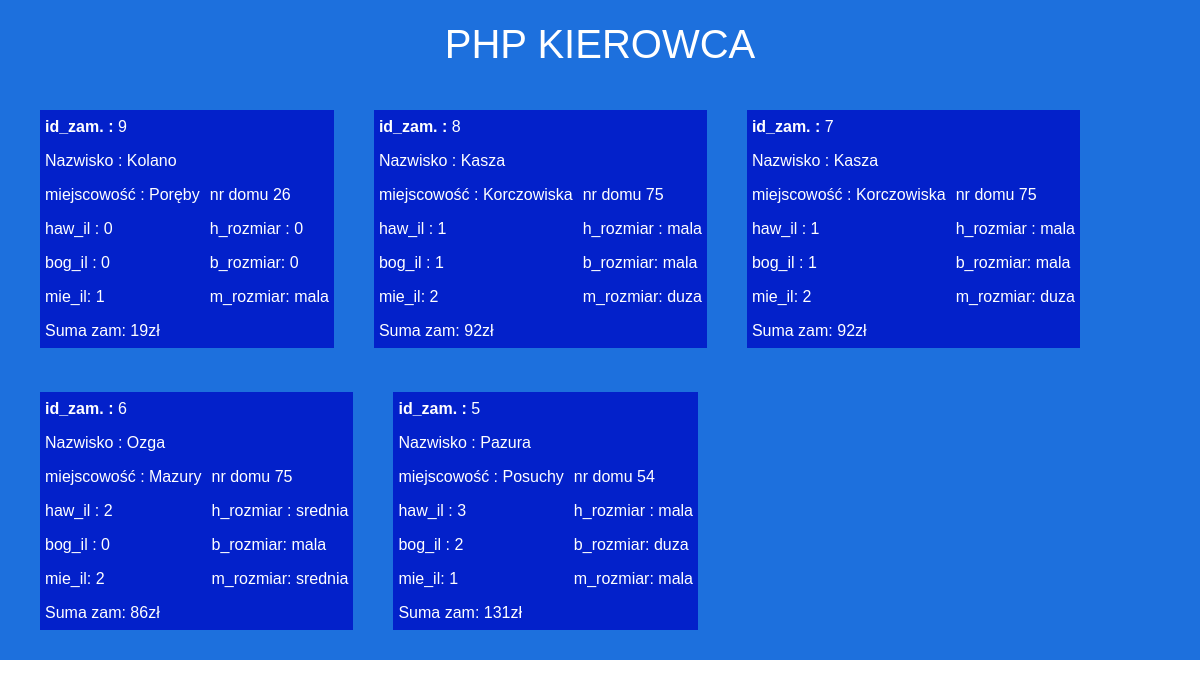
The app's page /kierowca1.php with its own data.
### tables this page shows
CREATE TABLE `zamowienia` (
  `id_zamowienia` int(11) NOT NULL,
  `id_pracownicy` int(11) NOT NULL,
  `id_kierowcy` int(11) NOT NULL,
  `metoda_platnosci` varchar(15) NOT NULL,
  `data` date NOT NULL
);

CREATE TABLE `klienci` (
  `id_zamowienia` int(11) NOT NULL,
  `imie` varchar(20) NOT NULL,
  `nazwisko` varchar(20) NOT NULL,
  `miejscowosc` varchar(25) NOT NULL,
  `nr_domu` int(11) NOT NULL
);

CREATE TABLE `wartosc` (
  `id_zamowienia` int(11) NOT NULL,
  `hawajska` int(11) NOT NULL,
  `h_wielkosc` varchar(10) NOT NULL,
  `bogacz` int(11) NOT NULL,
  `b_wielkosc` varchar(10) NOT NULL,
  `miesna` int(11) NOT NULL,
  `m_wielkosc` varchar(10) NOT NULL,
  `ilosc` int(11) NOT NULL,
  `cena` int(11) NOT NULL,
  `data` datetime NOT NULL
);

### kierowca1.php (the view, shortened to what this page needs)
<!DOCTYPE html>
<html lang="pl">
<head>
    <link rel="stylesheet" href="bcss/bootstrap.min.css">
    <link rel="stylesheet" href="css/style.css">
</head>
<body>
    <section class="adminphp">
    <div class="header">
    <h1>
        PHP KIEROWCA
    </h1>
    <?php
$p=mysqli_connect('localhost','root','','pizzacms2');
$sql = "SELECT `zamowienia`.`id_zamowienia`, `klienci`.`nazwisko`, `klienci`.`miejscowosc`, `klienci`.`nr_domu`, `wartosc`.`hawajska`, `wartosc`.`h_wielkosc`, `wartosc`.`bogacz`, `wartosc`.`b_wielkosc`, `wartosc`.`miesna`, `wartosc`.`m_wielkosc`, `wartosc`.`cena` FROM `zamowienia` INNER JOIN `wartosc` ON `zamowienia`.`id_zamowienia` = `wartosc`.`id_zamowienia` INNER JOIN `klienci` ON `zamowienia`.`id_zamowienia`=`klienci`.`id_zamowienia` ORDER BY `id_zamowienia` DESC LIMIT 5";
$result = mysqli_query($p,$sql);
if (mysqli_num_rows($result)) {
   while($row = $result->fetch_assoc())
    {
        echo "
        <section class='section-admin'>
            <div class='admin'>
                <table>
                <tr>
                    <td> <b> id_zam. : </b>" . $row["id_zamowienia"]." </td>
                </tr>
                <tr>
                    <td>Nazwisko : " . $row["nazwisko"]." </td>
                </tr>
                <tr>
                    <td>miejscowość : " . $row["miejscowosc"]." </td>
                    <td>nr domu " . $row["nr_domu"]." </td>
                </tr>
                <tr>
                    <td>haw_il : " . $row["hawajska"]." </td>
                    <td>h_rozmiar : " . $row["h_wielkosc"]." </td>
                </tr>
                <tr>
                    <td>bog_il : " . $row["bogacz"]." </td>
                    <td>b_rozmiar: " . $row["b_wielkosc"]." </td>
                </tr>
                <tr>
                    <td> mie_il: " . $row["miesna"]." </td>
                    <td>m_rozmiar: " . $row["m_wielkosc"]." </td>
                </tr>
                <tr>
                    <td>Suma zam: " . $row["cena"]."zł </td>
                    </br>
                </tr>
                </table>
            </div>
        </section>";
    }
} else {
    echo "0 results";
}
?>
</section>
</body>
</html>

### css/style.css (style rules this page uses)
body { margin:0;padding:0;font-family:'Autour One', sans-serif }
.adminphp { background:#1d70dd;padding:20px }
.adminphp .header h1 { text-align:center;color:#fff }
.adminphp .section-admin .admin { margin-left:auto;margin-right:auto;padding:10px;float:left }
.adminphp .section-admin table { margin-left:auto;margin-right:auto;background:#0321ca;color:#fff;margin:0 10px }
.adminphp .section-admin table td { padding:5px }

### records on screen
zamowienia: id_zamowienia "9", klienci.nazwisko "Kolano", klienci.miejscowosc "Poręby", klienci.nr_domu "26", id_zamowienia.hawajska "0", id_zamowienia.h_wielkosc "0", id_zamowienia.bogacz "0", id_zamowienia.b_wielkosc "0", id_zamowienia.miesna "1", id_zamowienia.m_wielkosc "mala", id_zamowienia.cena "19"
zamowienia: id_zamowienia "8", klienci.nazwisko "Kasza", klienci.miejscowosc "Korczowiska", klienci.nr_domu "75", id_zamowienia.hawajska "1", id_zamowienia.h_wielkosc "mala", id_zamowienia.bogacz "1", id_zamowienia.b_wielkosc "mala", id_zamowienia.miesna "2", id_zamowienia.m_wielkosc "duza", id_zamowienia.cena "92"
zamowienia: id_zamowienia "7", klienci.nazwisko "Kasza", klienci.miejscowosc "Korczowiska", klienci.nr_domu "75", id_zamowienia.hawajska "1", id_zamowienia.h_wielkosc "mala", id_zamowienia.bogacz "1", id_zamowienia.b_wielkosc "mala", id_zamowienia.miesna "2", id_zamowienia.m_wielkosc "duza", id_zamowienia.cena "92"
zamowienia: id_zamowienia "6", klienci.nazwisko "Ozga", klienci.miejscowosc "Mazury", klienci.nr_domu "75", id_zamowienia.hawajska "2", id_zamowienia.h_wielkosc "srednia", id_zamowienia.bogacz "0", id_zamowienia.b_wielkosc "mala", id_zamowienia.miesna "2", id_zamowienia.m_wielkosc "srednia", id_zamowienia.cena "86"
zamowienia: id_zamowienia "5", klienci.nazwisko "Pazura", klienci.miejscowosc "Posuchy", klienci.nr_domu "54", id_zamowienia.hawajska "3", id_zamowienia.h_wielkosc "mala", id_zamowienia.bogacz "2", id_zamowienia.b_wielkosc "duza", id_zamowienia.miesna "1", id_zamowienia.m_wielkosc "mala", id_zamowienia.cena "131"
